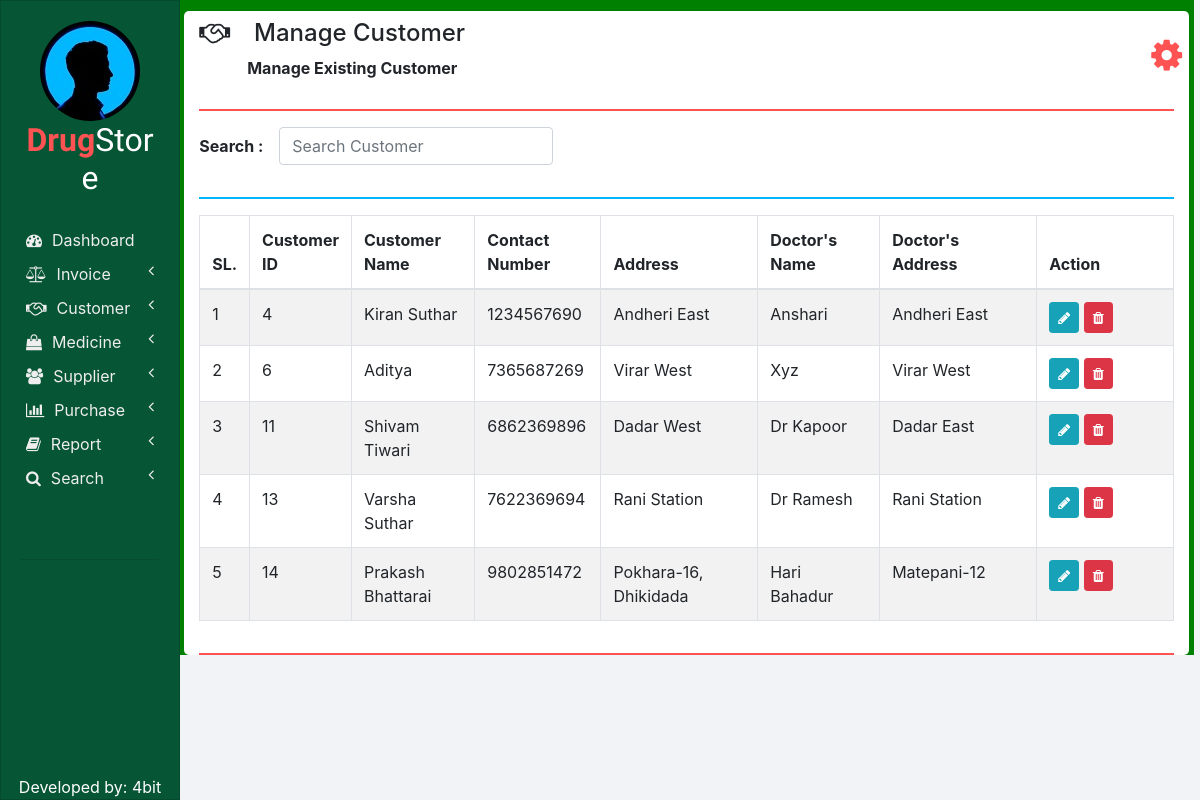
/manage_customer.php, run on an earlier commit of the app's database.
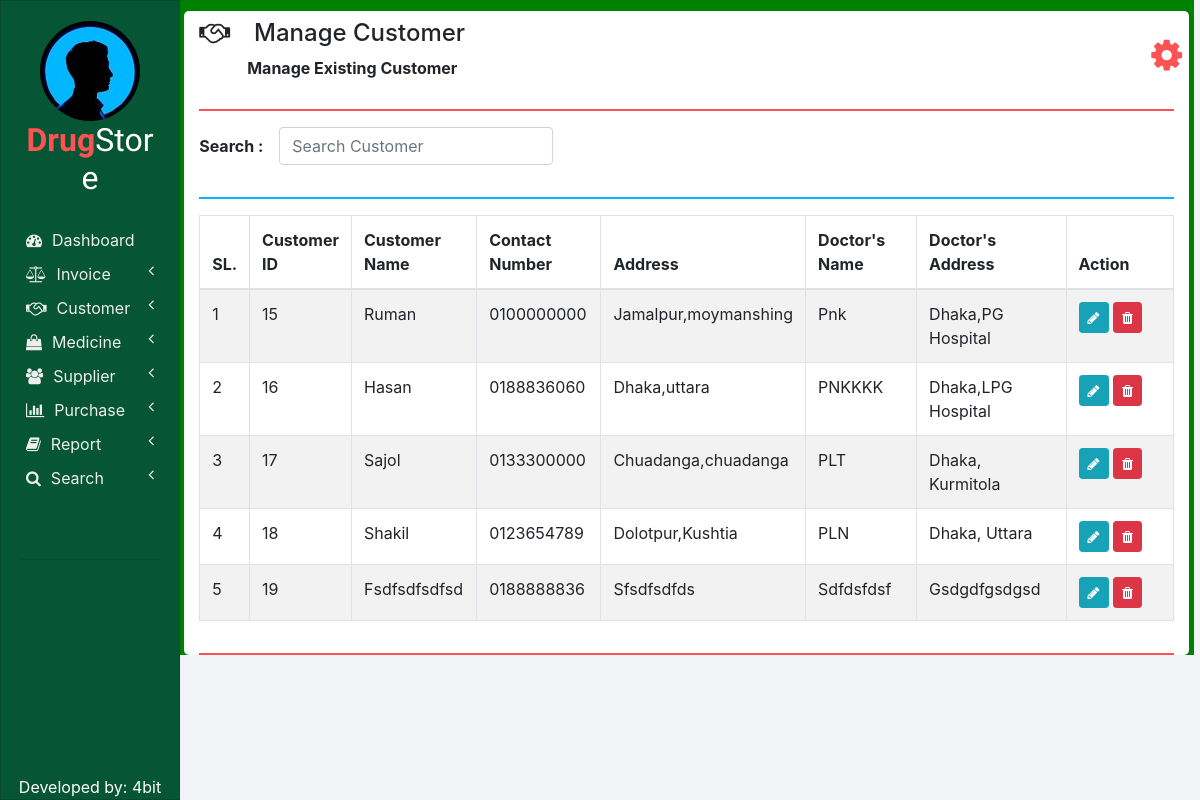
And on a later commit of the database.
### tables this page shows
CREATE TABLE `customers` (
  `ID` int(11) NOT NULL,
  `NAME` varchar(20) NOT NULL,
  `CONTACT_NUMBER` varchar(20) NOT NULL,
  `ADDRESS` varchar(100) NOT NULL,
  `DOCTOR_NAME` varchar(20) NOT NULL,
  `DOCTOR_ADDRESS` varchar(100) NOT NULL
);

### php/manage_customer.php (the view, shortened to what this page needs)
<?php
  function showCustomers($id) {
    require "db_connection.php";
    if($con) {
      $seq_no = 0;
      $query = "SELECT * FROM customers";
      $result = mysqli_query($con, $query);
      while($row = mysqli_fetch_array($result)) {
        $seq_no++;
        if($row['ID'] == $id)
          showEditOptionsRow($seq_no, $row);
        else
          showCustomerRow($seq_no, $row);
      }
    }
  }
  function showCustomerRow($seq_no, $row) {
    ?>
    <tr>
      <td><?php echo $seq_no; ?></td>
      <td><?php echo $row['ID'] ?></td>
      <td><?php echo $row['NAME']; ?></td>
      <td><?php echo $row['CONTACT_NUMBER']; ?></td>
      <td><?php echo $row['ADDRESS']; ?></td>
      <td><?php echo $row['DOCTOR_NAME']; ?></td>
      <td><?php echo $row['DOCTOR_ADDRESS']; ?></td>
      <td>
        <button href="" class="btn btn-info btn-sm" onclick="editCustomer(<?php echo $row['ID']; ?>);">
          <i class="fa fa-pencil"></i>
        </button>
        <button class="btn btn-danger btn-sm" onclick="deleteCustomer(<?php echo $row['ID']; ?>);">
          <i class="fa fa-trash"></i>
        </button>
      </td>
    </tr>
    <?php
  }
  ?>

What changed in the data, as far as the page shows it:
removed customers: seq_no "1", ID "4", NAME "Kiran Suthar", CONTACT_NUMBER "1234567690", ADDRESS "Andheri East", DOCTOR_NAME "Anshari", DOCTOR_ADDRESS "Andheri East"
removed customers: seq_no "2", ID "6", NAME "Aditya", CONTACT_NUMBER "7365687269", ADDRESS "Virar West", DOCTOR_NAME "Xyz", DOCTOR_ADDRESS "Virar West"
removed customers: seq_no "3", ID "11", NAME "Shivam Tiwari", CONTACT_NUMBER "6862369896", ADDRESS "Dadar West", DOCTOR_NAME "Dr Kapoor", DOCTOR_ADDRESS "Dadar East"
removed customers: seq_no "4", ID "13", NAME "Varsha Suthar", CONTACT_NUMBER "7622369694", ADDRESS "Rani Station", DOCTOR_NAME "Dr Ramesh", DOCTOR_ADDRESS "Rani Station"
removed customers: seq_no "5", ID "14", NAME "Prakash Bhattarai", CONTACT_NUMBER "9802851472", ADDRESS "Pokhara-16, Dhikidada", DOCTOR_NAME "Hari Bahadur", DOCTOR_ADDRESS "Matepani-12"
added customers: seq_no "1", ID "15", NAME "Ruman", CONTACT_NUMBER "0100000000", ADDRESS "Jamalpur,moymanshing", DOCTOR_NAME "Pnk", DOCTOR_ADDRESS "Dhaka,PG Hospital"
added customers: seq_no "2", ID "16", NAME "Hasan", CONTACT_NUMBER "0188836060", ADDRESS "Dhaka,uttara", DOCTOR_NAME "PNKKKK", DOCTOR_ADDRESS "Dhaka,LPG Hospital"
added customers: seq_no "3", ID "17", NAME "Sajol", CONTACT_NUMBER "0133300000", ADDRESS "Chuadanga,chuadanga", DOCTOR_NAME "PLT", DOCTOR_ADDRESS "Dhaka, Kurmitola"
added customers: seq_no "4", ID "18", NAME "Shakil", CONTACT_NUMBER "0123654789", ADDRESS "Dolotpur,Kushtia", DOCTOR_NAME "PLN", DOCTOR_ADDRESS "Dhaka, Uttara"
added customers: seq_no "5", ID "19", NAME "Fsdfsdfsdfsd", CONTACT_NUMBER "0188888836", ADDRESS "Sfsdfsdfds", DOCTOR_NAME "Sdfdsfdsf", DOCTOR_ADDRESS "Gsdgdfgsdgsd"
